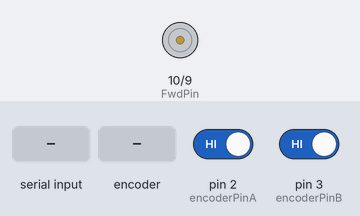
This sketch was run on a simulated Arduino Uno, built with avr-gcc and run on an emulated ATmega328P. Parts: motor-driver pin pairs drawn as motors (green arrow = first pin HIGH = forward, orange = second pin HIGH = backward, longer = more drive). The inputs (shaded band) are chosen by the test bench; at power-on: pin 2 (encoderPinA) HIGH, pin 3 (encoderPinB) HIGH. What the sketch prints to the serial monitor is not drawn.

Above: at 1.2 s.
1.3 s: "90,45\n" received over Serial
At 2.1 s:
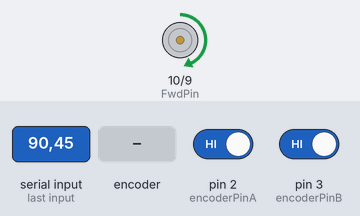
3.8 s: "30,150\n" received over Serial
At 5.4 s:
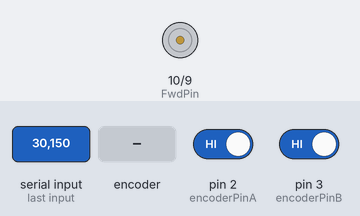
6.3 s: rotary encoder on pin 2 (encoderPinA) / pin 3 (encoderPinB) turned 3 steps (first pin leading)
At 7.2 s:
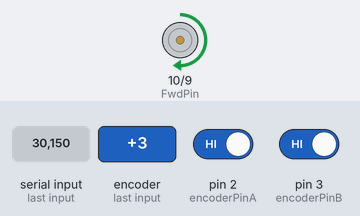
8.4 s: "5\n" received over Serial
At 9.1 s:
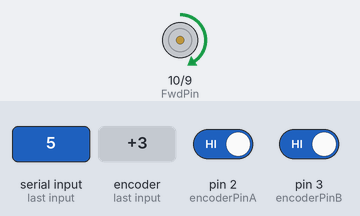
Timing chart, 0 to 11.4 s (numbered marks = the images above; inputs shaded):
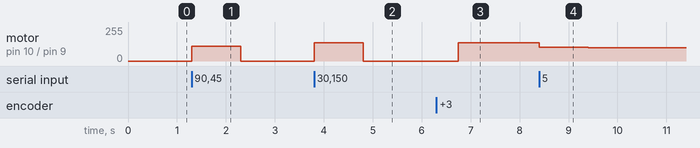

Measured:
- after the input at 1.3 s, motor on pin 10 (FwdPin) / pin 9 (BwdPin): stopped → forward 111/255 at once, → stopped 1.0 s later
- after the input at 3.8 s, motor on pin 10 (FwdPin) / pin 9 (BwdPin): stopped → forward 137/255 at once, → stopped 1.0 s later
- after the input at 6.3 s, motor on pin 10 (FwdPin) / pin 9 (BwdPin): stopped → forward 137/255 after 0.45 s
- after the input at 8.4 s, motor on pin 10 (FwdPin) / pin 9 (BwdPin): forward 137/255 → forward 102/255 at once, → forward 100/255 1.0 s later

The sketch:

GotoPositionPregulator.ino
```cpp
#include <util/atomic.h>  // For the ATOMIC_BLOCK macro
#define minimumPWM 100

const int FwdPin = 10;             //Forward Motor Pin
const int BwdPin = 9;              //Backward Motor Pin
const int acceptedDeviation = 3;  //Backward Motor Pin
int pwmSpeed = 255;
int deviation = 0;

const int encoderPinA = 2;
const int encoderPinB = 3;

volatile int interuptPosition = 0;  // specify position as volatile
int position = 0;
int setpoint = 0;
unsigned long currentMillis, previousMillis = 0;

void setup() {
  Serial.begin(9600);
  pinMode(encoderPinA, INPUT);
  pinMode(encoderPinB, INPUT);
  pinMode(FwdPin, OUTPUT);
  pinMode(BwdPin, OUTPUT);
  attachInterrupt(digitalPinToInterrupt(encoderPinA), readEncoder, RISING);
}

void loop() {
  currentMillis = millis();
  ATOMIC_BLOCK(ATOMIC_RESTORESTATE) {
    position = interuptPosition;
  }

  if (Serial.available() > 0) {
    // Read the incoming integer
    setpoint = Serial.parseInt();
  }
  if (currentMillis - previousMillis >= 70) {
    if (deviation > acceptedDeviation) {
      Serial.println(String(position) + " " + String(deviation) + " " + String(pwmSpeed));
    }
    previousMillis = currentMillis;
  }
  setForwardOrBackward();
}

void setForwardOrBackward() {
  deviation = abs(position - setpoint);
  if (deviation < acceptedDeviation) {
    analogWrite(BwdPin, 0);  //Stop
    analogWrite(FwdPin, 0);
    return;
  }

  // Start regulating at 500 ticks from setpoint down to "minimumPWM"
  if (deviation < 500){
    pwmSpeed = minimumPWM +(125.0/500*deviation);
  } else {
    pwmSpeed = 255;
  }

  if (position < setpoint) {
    analogWrite(FwdPin, pwmSpeed);  //Send instructions to Forward motor pin
    analogWrite(BwdPin, 0);
  } else {
    analogWrite(BwdPin, pwmSpeed);  //Send instructions to Forward motor pin
    analogWrite(FwdPin, 0);
  }
}

void readEncoder() {
  int encoderB = digitalRead(encoderPinB);
  if (encoderB > 0) {
    interuptPosition++;
  } else {
    interuptPosition--;
  }
}
```
